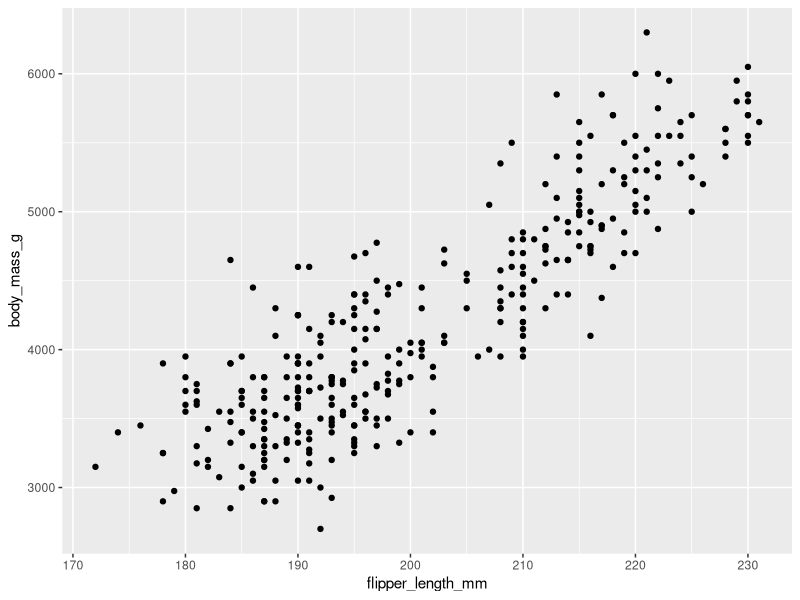
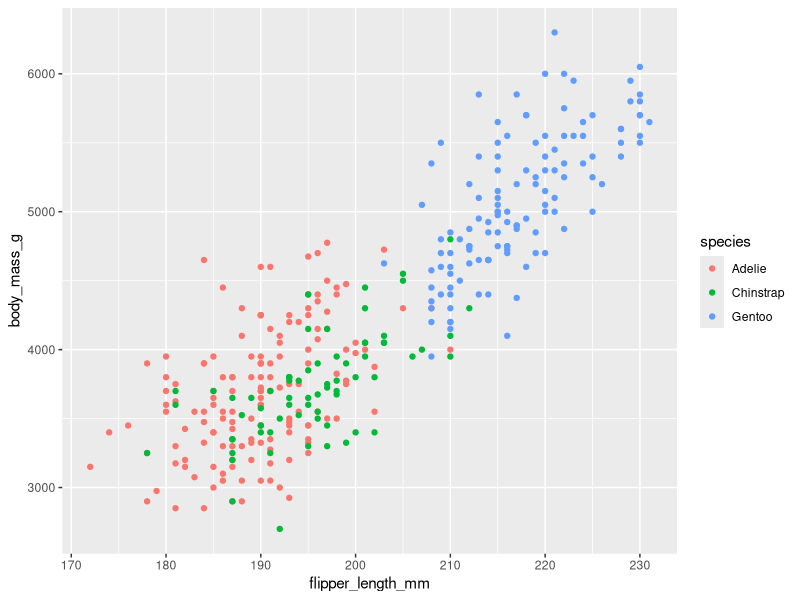
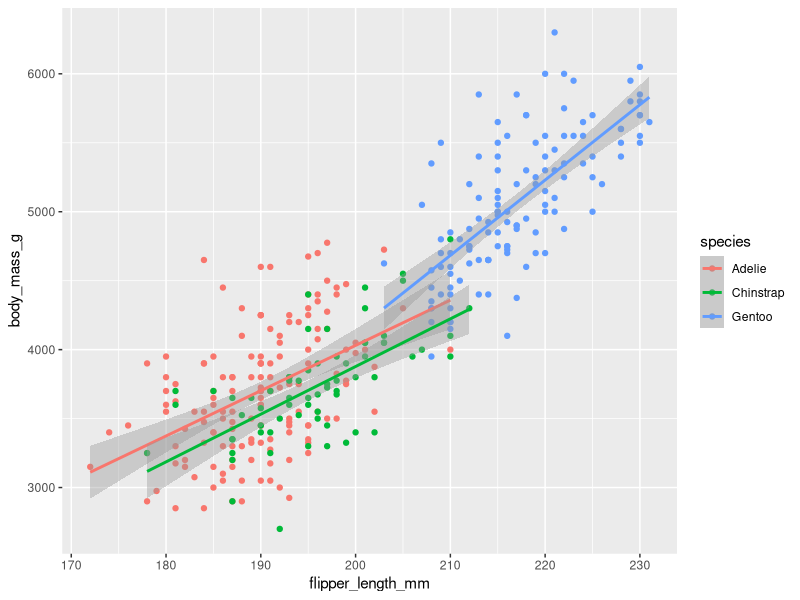

Source code (R) for these figures, in order:
## ---- chunk 1
knitr::opts_chunk$set(echo = TRUE)
## ---- chunk 2
install.packages('tidyverse')
install.packages('palmerpenguins')
install.packages('ggthemes')

library(tidyverse)
library(palmerpenguins)
library(ggthemes)
## ---- chunk 3
penguins <- palmerpenguins::penguins
## ---- chunk 4
View(penguins)
glimpse(penguins)
str(penguins)
## ---- chunk 5
ggplot(
        data = penguins,
        mapping = aes(x = flipper_length_mm, y = body_mass_g, )
) + geom_point()
## ---- chunk 6
ggplot(
        data = penguins,
        mapping = aes(x = flipper_length_mm, y = body_mass_g, color = species)
) + geom_point()
## ---- chunk 7
ggplot(
        data = penguins,
        mapping = aes(x = flipper_length_mm, y = body_mass_g, color = species)
) + 
        geom_point() +
        geom_smooth(method = "lm")
